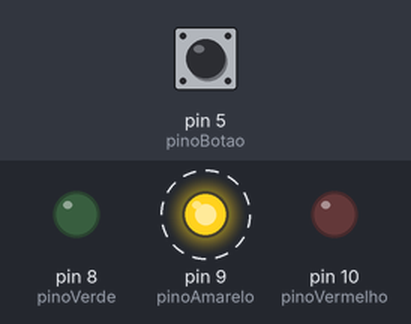
Bench run of a sketch on a simulated Arduino Uno, built with avr-gcc and run on an emulated ATmega328P. On the bench: output pins drawn as LEDs (lit = HIGH). Dashed ring = blinking. The test bench sets the inputs (shaded band); at power-on: pin 5 (pinoBotao) LOW.

Above: at 4.8 s.
4.9 s: pin 5 (pinoBotao) pulled HIGH for 2.35 s
At 7.4 s:
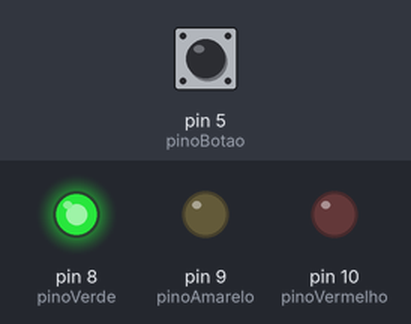
At 10.4 s:
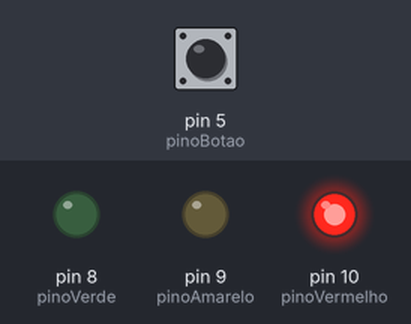
Timing chart, 0 to 19.2 s (numbered marks = the images above; inputs shaded):
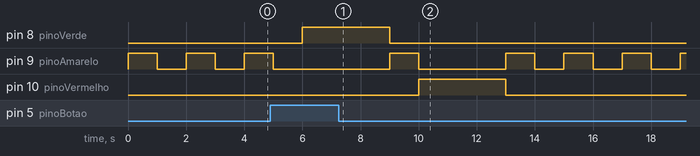

The sketch:

sketch_aug18a.ino
```cpp
// Definição dos pinos conforme o enunciado
const int pinoBotao = 5;
const int pinoVerde = 8;
const int pinoAmarelo = 9;
const int pinoVermelho = 10;

// Variável para guardar o estado do botão
int estadoBotao = 0;

void setup() {
  // Configurando o botão como entrada
  pinMode(pinoBotao, INPUT);

  // Configurando os LEDs como saída
  pinMode(pinoVerde, OUTPUT);
  pinMode(pinoAmarelo, OUTPUT);
  pinMode(pinoVermelho, OUTPUT);
}

void loop() {
  // Faz a leitura de como está o botão naquele momento
  estadoBotao = digitalRead(pinoBotao);

  // Verifica se o botão está acionado (pressionado)
  if (estadoBotao == HIGH) {

    // SEMÁFORO NORMAL
    // Acende o Verde (VD = 3s)
    digitalWrite(pinoVermelho, LOW);
    digitalWrite(pinoAmarelo, LOW);
    digitalWrite(pinoVerde, HIGH);
    delay(3000);

    // Acende o Amarelo (AM = 1s)
    digitalWrite(pinoVerde, LOW);
    digitalWrite(pinoAmarelo, HIGH);
    delay(1000);

    // Acende o Vermelho (VM = 3s)
    digitalWrite(pinoAmarelo, LOW);
    digitalWrite(pinoVermelho, HIGH);
    delay(3000);

  } else {

    // MODO DE ALERTA (Botão solto)
    // Garante que o verde e o vermelho fiquem apagados
    digitalWrite(pinoVerde, LOW);
    digitalWrite(pinoVermelho, LOW);

    // Faz o amarelo piscar a cada 1 segundo
    digitalWrite(pinoAmarelo, HIGH); // Liga
    delay(1000);                     // Espera 1s
    digitalWrite(pinoAmarelo, LOW);  // Desliga
    delay(1000);                     // Espera 1s
  }
}
```

Measured:
- after the input at 4.9 s, pin 8 (pinoVerde): LOW → HIGH after 1.1 s, → LOW 3.0 s later; pin 10 (pinoVermelho): LOW → HIGH after 5.1 s, → LOW 3.0 s later
